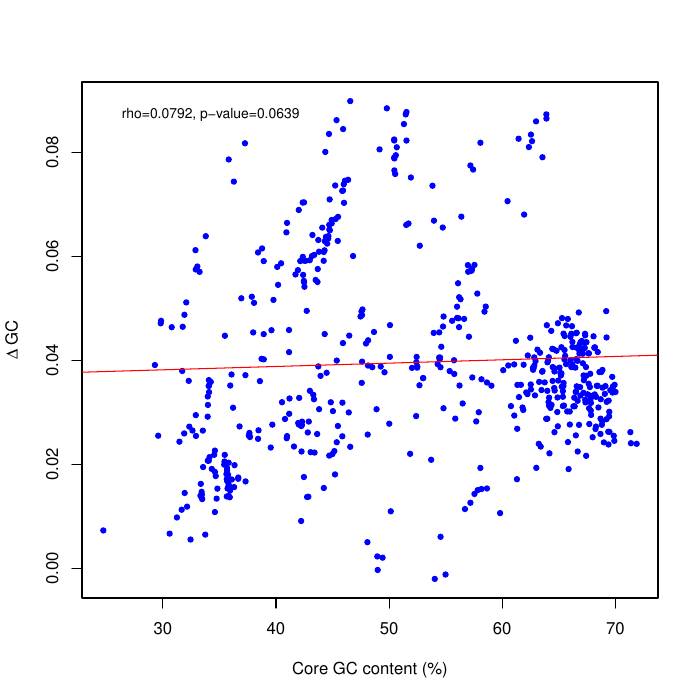

Reproduce this figure in R.
#Figure 11
data1 <- read.csv("GC_all_prop.csv",header=T)
attach(data1)

Temp<-unlist(data1[2])
core.gc<-unlist(data1[5])

delta_core_f_10<-unlist(data1$Difference_between_core_and_first_10_codons_GC)

pdf("Fig11_Diff_Core_GC.pdf")
plot(core.gc,delta_core_f_10,pch=19,cex=0.7,xlab="Core GC content (%)",ylab=expression(Delta ~ "GC"),col="blue")
par(pty="s")
abline(lm(delta_core_f_10~core.gc),col="red")
ct<-cor.test(delta_core_f_10,core.gc,method="spearman")
ct.p<-ct$p.value
ct.rho<-ct$estimate

#Significant figures
ctrho <- signif(ct.rho, digits =3)
ctp <- signif(ct.p, digits =3)

txt<-paste("rho=",ctrho,", p-value=",ctp,sep="")
mtext(txt,side=3,adj=0.1,line=-2,cex=0.8)
dev.off()

